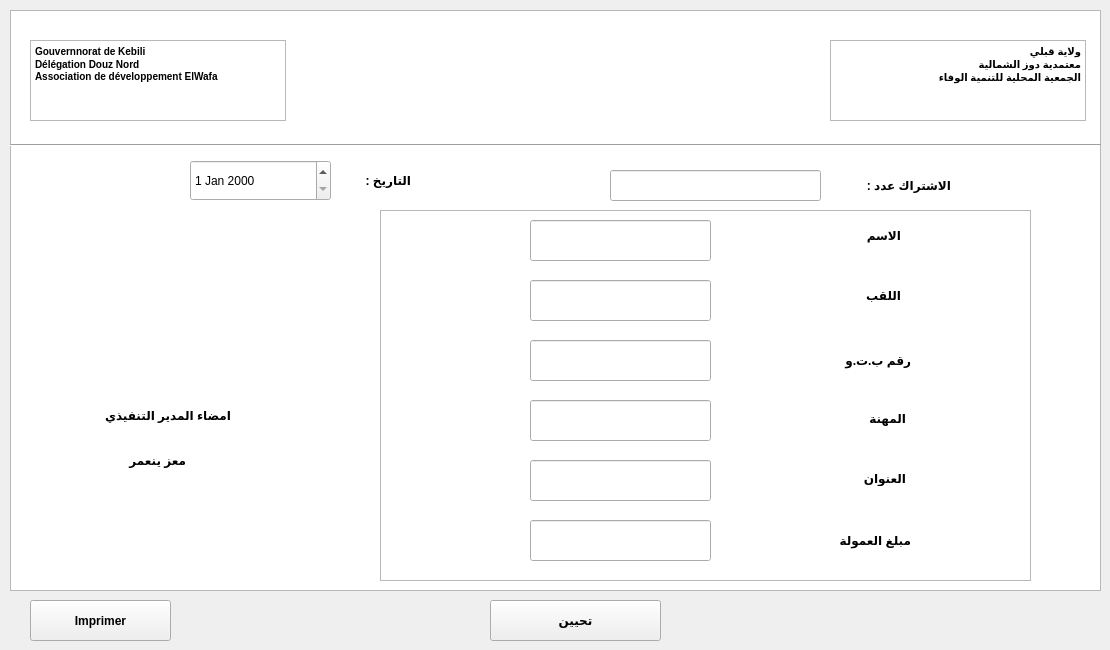
    <widget class="QWidget" name="commission">
     <attribute name="title">
      <string>commission</string>
     </attribute>
     <widget class="QLabel" name="label_27">
      <property name="geometry">
       <rect>
        <x>860</x>
        <y>170</y>
        <width>91</width>
        <height>31</height>
       </rect>
      </property>
      <property name="font">
       <font>
        <weight>75</weight>
        <bold>true</bold>
       </font>
      </property>
      <property name="text">
       <string>الاشتراك عدد :</string>
      </property>
     </widget>
     <widget class="QLineEdit" name="prenom_abo_2">
      <property name="geometry">
       <rect>
        <x>530</x>
        <y>280</y>
        <width>181</width>
        <height>41</height>
       </rect>
      </property>
     </widget>
     <widget class="QLabel" name="label_28">
      <property name="geometry">
       <rect>
        <x>850</x>
        <y>470</y>
        <width>56</width>
        <height>16</height>
       </rect>
      </property>
      <property name="font">
       <font>
        <weight>75</weight>
        <bold>true</bold>
       </font>
      </property>
      <property name="text">
       <string>العنوان</string>
      </property>
     </widget>
     <widget class="QLineEdit" name="adresse_abo_2">
      <property name="geometry">
       <rect>
        <x>530</x>
        <y>460</y>
        <width>181</width>
        <height>41</height>
       </rect>
      </property>
     </widget>
     <widget class="QPushButton" name="pdf2">
      <property name="geometry">
       <rect>
        <x>30</x>
        <y>600</y>
        <width>141</width>
        <height>41</height>
       </rect>
      </property>
      <property name="font">
       <font>
        <weight>75</weight>
        <bold>true</bold>
       </font>
      </property>
      <property name="cursor">
       <cursorShape>CrossCursor</cursorShape>
      </property>
      <property name="styleSheet">
       <string notr="true">border-color: rgb(170, 0, 0);
</string>
      </property>
      <property name="text">
       <string>Imprimer</string>
      </property>
     </widget>
     <widget class="QLabel" name="label_29">
      <property name="geometry">
       <rect>
        <x>105</x>
        <y>450</y>
        <width>81</width>
        <height>20</height>
       </rect>
      </property>
      <property name="font">
       <font>
        <weight>75</weight>
        <bold>true</bold>
       </font>
      </property>
      <property name="text">
       <string>معز ينعمر</string>
      </property>
     </widget>
     <widget class="QWidget" name="widgettop_2" native="true">
      <property name="geometry">
       <rect>
        <x>20</x>
        <y>20</y>
        <width>1071</width>
        <height>121</height>
       </rect>
      </property>
      <property name="cursor">
       <cursorShape>PointingHandCursor</cursorShape>
      </property>
      <property name="styleSheet">
       <string notr="true">image: url(:/Nouveau dossier (2)/nihed/logo.png);
border-color: noir;
border-bottom-color: noir;</string>
      </property>
      <widget class="QTextBrowser" name="textBrowser_3">
       <property name="geometry">
        <rect>
         <x>10</x>
         <y>20</y>
         <width>256</width>
         <height>81</height>
        </rect>
       </property>
       <property name="html">
        <string>&lt;!DOCTYPE HTML PUBLIC &quot;-//W3C//DTD HTML 4.0//EN&quot; &quot;http://www.w3.org/TR/REC-html40/strict.dtd&quot;&gt;
&lt;html&gt;&lt;head&gt;&lt;meta name=&quot;qrichtext&quot; content=&quot;1&quot; /&gt;&lt;style type=&quot;text/css&quot;&gt;
p, li { white-space: pre-wrap; }
&lt;/style&gt;&lt;/head&gt;&lt;body style=&quot; font-family:'MS Shell Dlg 2'; font-size:7.8pt; font-weight:400; font-style:normal;&quot;&gt;
&lt;p style=&quot; margin-top:0px; margin-bottom:0px; margin-left:0px; margin-right:0px; -qt-block-indent:0; text-indent:0px;&quot;&gt;&lt;span style=&quot; font-family:'MS Shell Dlg 2'; font-weight:600;&quot;&gt;Gouvernnorat de Kebili&lt;/span&gt;&lt;/p&gt;
&lt;p style=&quot; margin-top:0px; margin-bottom:0px; margin-left:0px; margin-right:0px; -qt-block-indent:0; text-indent:0px;&quot;&gt;&lt;span style=&quot; font-family:'MS Shell Dlg 2'; font-weight:600;&quot;&gt;Délégation Douz Nord &lt;br /&gt;Association de développement ElWafa&lt;/span&gt;&lt;/p&gt;&lt;/body&gt;&lt;/html&gt;</string>
       </property>
      </widget>
      <widget class="QTextBrowser" name="textBrowser_4">
       <property name="geometry">
        <rect>
         <x>810</x>
         <y>20</y>
         <width>256</width>
         <height>81</height>
        </rect>
       </property>
       <property name="html">
        <string>&lt;!DOCTYPE HTML PUBLIC &quot;-//W3C//DTD HTML 4.0//EN&quot; &quot;http://www.w3.org/TR/REC-html40/strict.dtd&quot;&gt;
&lt;html&gt;&lt;head&gt;&lt;meta name=&quot;qrichtext&quot; content=&quot;1&quot; /&gt;&lt;style type=&quot;text/css&quot;&gt;
p, li { white-space: pre-wrap; }
&lt;/style&gt;&lt;/head&gt;&lt;body style=&quot; font-family:'MS Shell Dlg 2'; font-size:7.8pt; font-weight:400; font-style:normal;&quot;&gt;
&lt;p align=&quot;right&quot; style=&quot; margin-top:0px; margin-bottom:0px; margin-left:0px; margin-right:0px; -qt-block-indent:0; text-indent:0px;&quot;&gt;&lt;span style=&quot; font-family:'MS Shell Dlg 2'; font-weight:600;&quot;&gt;ولاية قبلي&lt;/span&gt;&lt;/p&gt;
&lt;p align=&quot;right&quot; style=&quot; margin-top:0px; margin-bottom:0px; margin-left:0px; margin-right:0px; -qt-block-indent:0; text-indent:0px;&quot;&gt;&lt;span style=&quot; font-family:'MS Shell Dlg 2'; font-weight:600;&quot;&gt;معتمدية دوز الشمالية&lt;/span&gt;&lt;/p&gt;
&lt;p align=&quot;right&quot; style=&quot; margin-top:0px; margin-bottom:0px; margin-left:0px; margin-right:0px; -qt-block-indent:0; text-indent:0px;&quot;&gt;&lt;span style=&quot; font-family:'MS Shell Dlg 2'; font-weight:600;&quot;&gt;الجمعية المحلية للتنمية الوفاء&lt;/span&gt;&lt;/p&gt;&lt;/body&gt;&lt;/html&gt;</string>
       </property>
      </widget>
     </widget>
     <widget class="QLabel" name="label_30">
      <property name="geometry">
       <rect>
        <x>820</x>
        <y>220</y>
        <width>81</width>
        <height>31</height>
       </rect>
      </property>
      <property name="font">
       <font>
        <weight>75</weight>
        <bold>true</bold>
       </font>
      </property>
      <property name="text">
       <string>الاسم</string>
      </property>
     </widget>
     <widget class="QGraphicsView" name="graphicsView_2">
      <property name="geometry">
       <rect>
        <x>10</x>
        <y>10</y>
        <width>1091</width>
        <height>581</height>
       </rect>
      </property>
      <property name="cursor" stdset="0">
       <cursorShape>ArrowCursor</cursorShape>
      </property>
      <property name="styleSheet">
       <string notr="true"/>
      </property>
     </widget>
     <widget class="QLabel" name="label_31">
      <property name="geometry">
       <rect>
        <x>850</x>
        <y>410</y>
        <width>56</width>
        <height>16</height>
       </rect>
      </property>
      <property name="font">
       <font>
        <weight>75</weight>
        <bold>true</bold>
       </font>
      </property>
      <property name="text">
       <string>المهنة</string>
      </property>
     </widget>
     <widget class="QLabel" name="label_32">
      <property name="geometry">
       <rect>
        <x>340</x>
        <y>160</y>
        <width>71</width>
        <height>41</height>
       </rect>
      </property>
      <property name="font">
       <font>
        <weight>75</weight>
        <bold>true</bold>
       </font>
      </property>
      <property name="text">
       <string>التاريخ :</string>
      </property>
     </widget>
     <widget class="QTableView" name="tableView_3">
      <property name="geometry">
       <rect>
        <x>380</x>
        <y>210</y>
        <width>651</width>
        <height>371</height>
       </rect>
      </property>
     </widget>
     <widget class="QLabel" name="label_33">
      <property name="geometry">
       <rect>
        <x>810</x>
        <y>530</y>
        <width>101</width>
        <height>21</height>
       </rect>
      </property>
      <property name="font">
       <font>
        <weight>75</weight>
        <bold>true</bold>
       </font>
      </property>
      <property name="text">
       <string>مبلغ العمولة</string>
      </property>
     </widget>
     <widget class="QLabel" name="label_34">
      <property name="geometry">
       <rect>
        <x>830</x>
        <y>280</y>
        <width>71</width>
        <height>31</height>
       </rect>
      </property>
      <property name="font">
       <font>
        <weight>75</weight>
        <bold>true</bold>
       </font>
      </property>
      <property name="text">
       <string>اللقب</string>
      </property>
     </widget>
     <widget class="QLabel" name="label_35">
      <property name="geometry">
       <rect>
        <x>50</x>
        <y>400</y>
        <width>181</width>
        <height>31</height>
       </rect>
      </property>
      <property name="font">
       <font>
        <pointsize>9</pointsize>
        <weight>75</weight>
        <bold>true</bold>
       </font>
      </property>
      <property name="text">
       <string>امضاء المدير التنفيذي </string>
      </property>
     </widget>
     <widget class="QLineEdit" name="metier_abo_2">
      <property name="geometry">
       <rect>
        <x>530</x>
        <y>400</y>
        <width>181</width>
        <height>41</height>
       </rect>
      </property>
     </widget>
     <widget class="QLineEdit" name="montant_commision">
      <property name="geometry">
       <rect>
        <x>530</x>
        <y>520</y>
        <width>181</width>
        <height>41</height>
       </rect>
      </property>
     </widget>
     <widget class="QDateEdit" name="dateEdit_2">
      <property name="geometry">
       <rect>
        <x>190</x>
        <y>160</y>
        <width>141</width>
        <height>41</height>
       </rect>
      </property>
     </widget>
     <widget class="QPushButton" name="valider_commision">
      <property name="geometry">
       <rect>
        <x>490</x>
        <y>600</y>
        <width>171</width>
        <height>41</height>
       </rect>
      </property>
      <property name="font">
       <font>
        <weight>75</weight>
        <bold>true</bold>
       </font>
      </property>
      <property name="text">
       <string>تحيين</string>
      </property>
     </widget>
     <widget class="QLineEdit" name="nom_abo_2">
      <property name="geometry">
       <rect>
        <x>530</x>
        <y>220</y>
        <width>181</width>
        <height>41</height>
       </rect>
      </property>
     </widget>
     <widget class="QLineEdit" name="id_abo_2">
      <property name="geometry">
       <rect>
        <x>610</x>
        <y>170</y>
        <width>211</width>
        <height>31</height>
       </rect>
      </property>
      <property name="styleSheet">
       <string notr="true">border-color: noir;</string>
      </property>
     </widget>
     <widget class="QLineEdit" name="cin_abo_2">
      <property name="geometry">
       <rect>
        <x>530</x>
        <y>340</y>
        <width>181</width>
        <height>41</height>
       </rect>
      </property>
     </widget>
     <widget class="QLabel" name="label_36">
      <property name="geometry">
       <rect>
        <x>820</x>
        <y>350</y>
        <width>91</width>
        <height>21</height>
       </rect>
      </property>
      <property name="font">
       <font>
        <weight>75</weight>
        <bold>true</bold>
       </font>
      </property>
      <property name="text">
       <string>رقم ب.ت.و</string>
      </property>
     </widget>
     <widget class="Line" name="line_2">
      <property name="geometry">
       <rect>
        <x>10</x>
        <y>130</y>
        <width>1091</width>
        <height>31</height>
       </rect>
      </property>
      <property name="orientation">
       <enum>Qt::Horizontal</enum>
      </property>
     </widget>
     <zorder>graphicsView_2</zorder>
     <zorder>tableView_3</zorder>
     <zorder>label_27</zorder>
     <zorder>prenom_abo_2</zorder>
     <zorder>label_28</zorder>
     <zorder>adresse_abo_2</zorder>
     <zorder>pdf2</zorder>
     <zorder>label_29</zorder>
     <zorder>widgettop_2</zorder>
     <zorder>label_30</zorder>
     <zorder>label_31</zorder>
     <zorder>label_32</zorder>
     <zorder>label_33</zorder>
     <zorder>label_34</zorder>
     <zorder>label_35</zorder>
     <zorder>metier_abo_2</zorder>
     <zorder>montant_commision</zorder>
     <zorder>dateEdit_2</zorder>
     <zorder>valider_commision</zorder>
     <zorder>nom_abo_2</zorder>
     <zorder>id_abo_2</zorder>
     <zorder>cin_abo_2</zorder>
     <zorder>label_36</zorder>
     <zorder>line_2</zorder>
    </widget>
